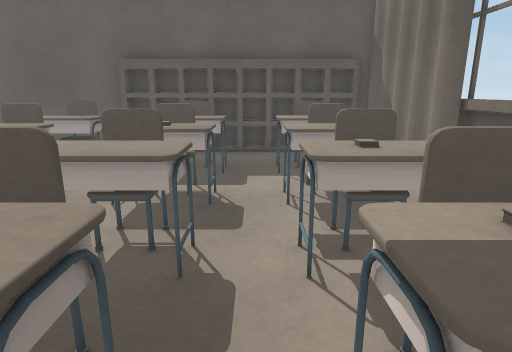
View 1 (above)

14 first-person views from a walk through a 3-D level made in the Unity game engine. The camera is 1.2 m above the floor, tilts 14° down and sees 75° across. The floor is counted in squares, 0.5 m on a side. Each view is taken from the middle of a square. On the plan, view 1 faces up. The plan holds only what a view shows up to about 20 squares ahead; the rest is blank. The player is left out. Some animated figures are not drawn.

View 2
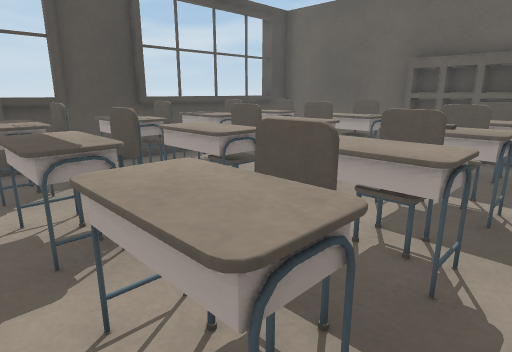

View 3
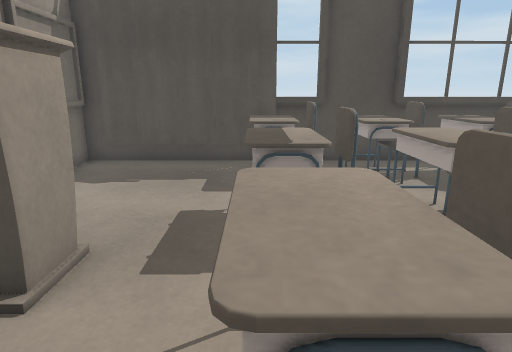

View 4
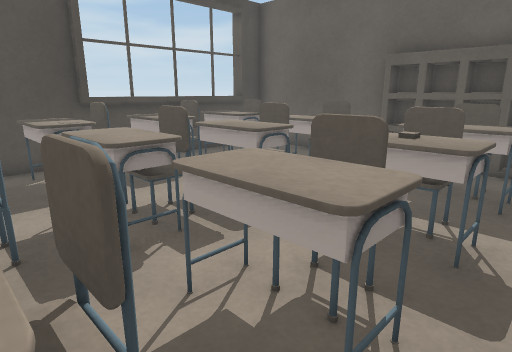

View 5
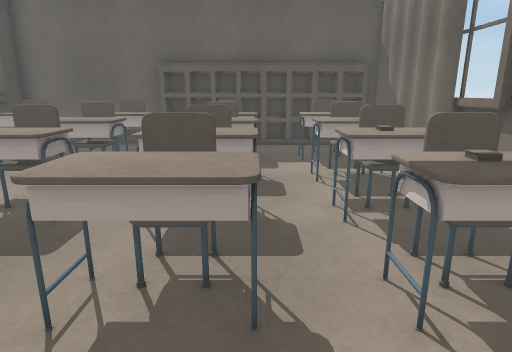

View 6
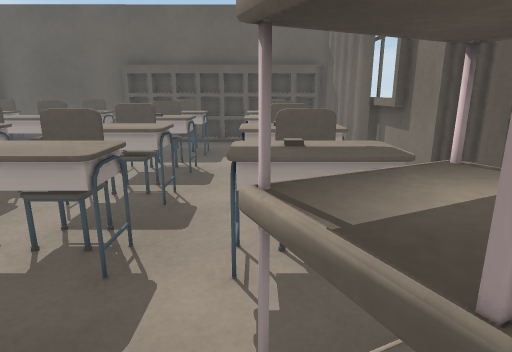

View 7
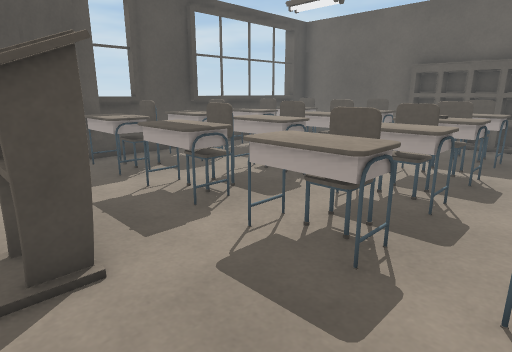

View 8
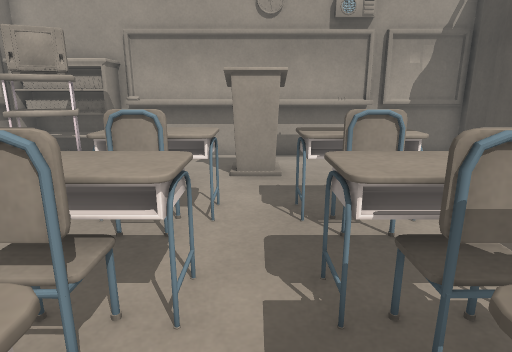

View 9
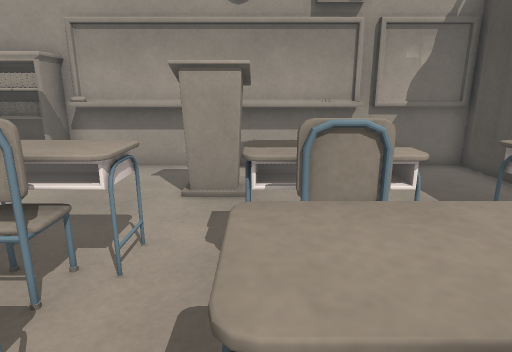

View 10
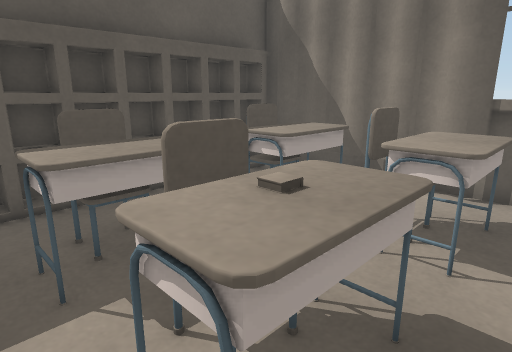

View 11
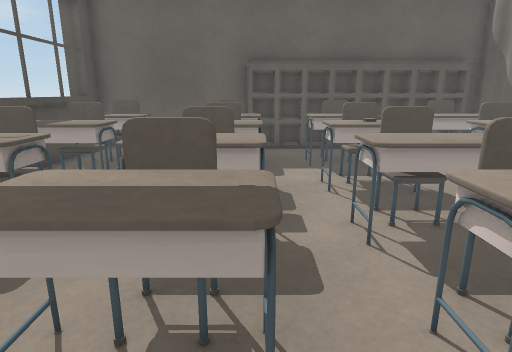

View 12
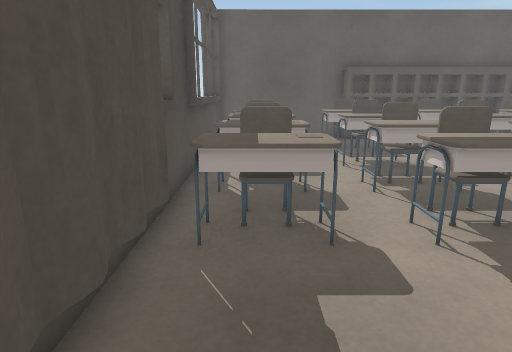

View 13
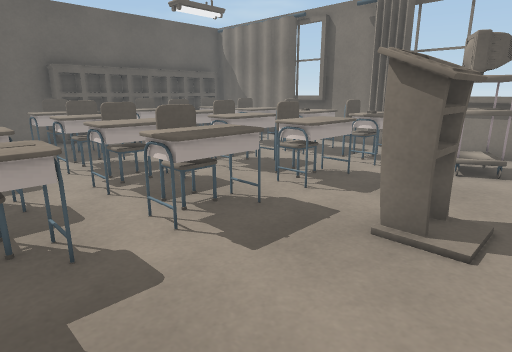

View 14
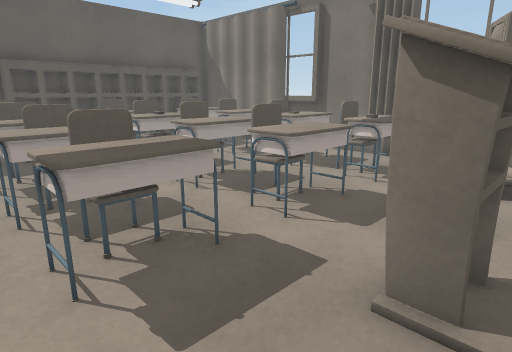

### Floor plan
Key: @ floor where view 1 was taken; # wall or solid block; x gap in a wall; . floor; = window, fence, low wall or low ledge; ^ raised ledge.
Columns run from 13 left of view 1 to 4 right of it. Each row starts with its distance up from view 1.
 14  ##############
 13 ##.....     ..#
 12  =.=#..=...x..####
 11  #^^^ ^^^.^^^.^^^#
 10  #^^^ ^^^.^^^.^^^#
  9  #.## .x...x..##.#
  8  #^^^.^^^.^^^.^^^#
  7  #^^^.^^^.^^^.^^^
  6  #.##..x...x..##.
  5  #^^^.^^^.^^^.^^^
  4  #^^^.^^^.^^^.^^^
  3  #.##..x...x..##.#
  2  #^^^.^^^.^^^.^^^#
  1  #^^^.^^^.^^^.^^^
  0  ##..........@.
 -1  ##...... #...###
 -2   #.....^^^...###
 -3   #.....###.....
 -4   #... ## ########
 -5   #####

Positions as (right, up) in squares from view 1, and headings:
1: (0, 0), facing up
2: (0, 0), facing up-left
3: (0, 1), facing left
4: (0, 2), facing up-left
5: (-1, -2), facing up
6: (1, -3), facing up
7: (1, -3), facing up-left
8: (-4, 8), facing down
9: (-5, 6), facing down
10: (-4, 6), facing up-right
11: (-5, -1), facing up
12: (-10, -4), facing up
13: (-10, -4), facing up-right
14: (-8, -3), facing up-right
